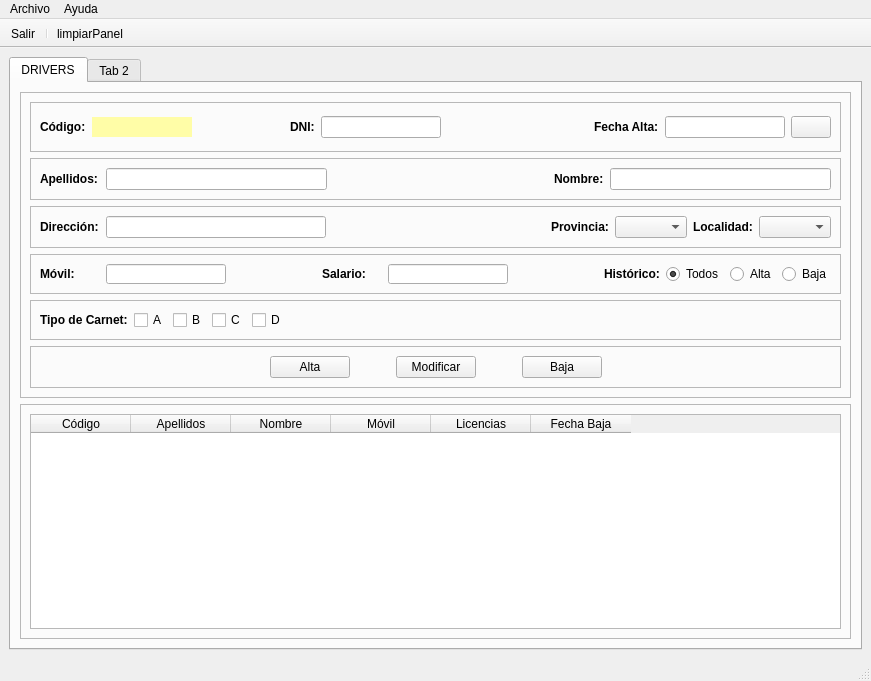
<?xml version="1.0" encoding="UTF-8"?>
<ui version="4.0">
 <class>MainWindow</class>
 <widget class="QMainWindow" name="MainWindow">
  <property name="geometry">
   <rect>
    <x>0</x>
    <y>0</y>
    <width>871</width>
    <height>681</height>
   </rect>
  </property>
  <property name="sizePolicy">
   <sizepolicy hsizetype="Expanding" vsizetype="Expanding">
    <horstretch>0</horstretch>
    <verstretch>0</verstretch>
   </sizepolicy>
  </property>
  <property name="windowTitle">
   <string>CarTeis</string>
  </property>
  <widget class="QWidget" name="centralwidget">
   <property name="sizePolicy">
    <sizepolicy hsizetype="Expanding" vsizetype="Expanding">
     <horstretch>0</horstretch>
     <verstretch>0</verstretch>
    </sizepolicy>
   </property>
   <layout class="QVBoxLayout" name="verticalLayout_4">
    <item>
     <layout class="QHBoxLayout" name="horizontalLayout_7">
      <item>
       <widget class="QTabWidget" name="panelPrincipal">
        <property name="currentIndex">
         <number>0</number>
        </property>
        <widget class="QWidget" name="panelDrivers">
         <property name="sizePolicy">
          <sizepolicy hsizetype="Expanding" vsizetype="Expanding">
           <horstretch>0</horstretch>
           <verstretch>0</verstretch>
          </sizepolicy>
         </property>
         <property name="font">
          <font>
           <weight>50</weight>
           <bold>false</bold>
          </font>
         </property>
         <attribute name="title">
          <string>DRIVERS</string>
         </attribute>
         <layout class="QVBoxLayout" name="verticalLayout">
          <item>
           <widget class="QFrame" name="frameInsertarDatos">
            <property name="sizePolicy">
             <sizepolicy hsizetype="Expanding" vsizetype="Expanding">
              <horstretch>0</horstretch>
              <verstretch>0</verstretch>
             </sizepolicy>
            </property>
            <property name="frameShape">
             <enum>QFrame::StyledPanel</enum>
            </property>
            <property name="frameShadow">
             <enum>QFrame::Plain</enum>
            </property>
            <layout class="QVBoxLayout" name="verticalLayout_2">
             <item>
              <widget class="QFrame" name="frame">
               <property name="sizePolicy">
                <sizepolicy hsizetype="Expanding" vsizetype="Expanding">
                 <horstretch>0</horstretch>
                 <verstretch>0</verstretch>
                </sizepolicy>
               </property>
               <property name="frameShape">
                <enum>QFrame::StyledPanel</enum>
               </property>
               <property name="frameShadow">
                <enum>QFrame::Raised</enum>
               </property>
               <layout class="QHBoxLayout" name="horizontalLayout">
                <item>
                 <widget class="QLabel" name="lblCod">
                  <property name="font">
                   <font>
                    <family>Segoe UI</family>
                    <weight>75</weight>
                    <bold>true</bold>
                   </font>
                  </property>
                  <property name="text">
                   <string>Código:</string>
                  </property>
                 </widget>
                </item>
                <item>
                 <widget class="QLabel" name="lblCodbd">
                  <property name="minimumSize">
                   <size>
                    <width>100</width>
                    <height>0</height>
                   </size>
                  </property>
                  <property name="maximumSize">
                   <size>
                    <width>16777215</width>
                    <height>20</height>
                   </size>
                  </property>
                  <property name="font">
                   <font>
                    <weight>75</weight>
                    <bold>true</bold>
                   </font>
                  </property>
                  <property name="styleSheet">
                   <string notr="true">background-color: rgb(255, 253, 167);</string>
                  </property>
                  <property name="text">
                   <string/>
                  </property>
                  <property name="alignment">
                   <set>Qt::AlignCenter</set>
                  </property>
                 </widget>
                </item>
                <item>
                 <spacer name="horizontalSpacer_10">
                  <property name="orientation">
                   <enum>Qt::Horizontal</enum>
                  </property>
                  <property name="sizeHint" stdset="0">
                   <size>
                    <width>40</width>
                    <height>20</height>
                   </size>
                  </property>
                 </spacer>
                </item>
                <item>
                 <widget class="QLabel" name="lblDni">
                  <property name="minimumSize">
                   <size>
                    <width>0</width>
                    <height>20</height>
                   </size>
                  </property>
                  <property name="font">
                   <font>
                    <family>Segoe UI</family>
                    <weight>75</weight>
                    <bold>true</bold>
                   </font>
                  </property>
                  <property name="text">
                   <string>DNI:</string>
                  </property>
                 </widget>
                </item>
                <item>
                 <widget class="QLineEdit" name="txtDni">
                  <property name="minimumSize">
                   <size>
                    <width>120</width>
                    <height>20</height>
                   </size>
                  </property>
                  <property name="alignment">
                   <set>Qt::AlignCenter</set>
                  </property>
                 </widget>
                </item>
                <item>
                 <widget class="QLabel" name="lblValidarDni">
                  <property name="minimumSize">
                   <size>
                    <width>50</width>
                    <height>30</height>
                   </size>
                  </property>
                  <property name="maximumSize">
                   <size>
                    <width>50</width>
                    <height>30</height>
                   </size>
                  </property>
                  <property name="font">
                   <font>
                    <family>Ravie</family>
                    <pointsize>10</pointsize>
                   </font>
                  </property>
                  <property name="frameShape">
                   <enum>QFrame::NoFrame</enum>
                  </property>
                  <property name="text">
                   <string/>
                  </property>
                  <property name="alignment">
                   <set>Qt::AlignLeading|Qt::AlignLeft|Qt::AlignVCenter</set>
                  </property>
                 </widget>
                </item>
                <item>
                 <spacer name="horizontalSpacer_8">
                  <property name="orientation">
                   <enum>Qt::Horizontal</enum>
                  </property>
                  <property name="sizeHint" stdset="0">
                   <size>
                    <width>40</width>
                    <height>20</height>
                   </size>
                  </property>
                 </spacer>
                </item>
                <item>
                 <widget class="QLabel" name="lblFechaAlta">
                  <property name="font">
                   <font>
                    <family>Segoe UI</family>
                    <weight>75</weight>
                    <bold>true</bold>
                   </font>
                  </property>
                  <property name="styleSheet">
                   <string notr="true"/>
                  </property>
                  <property name="text">
                   <string>Fecha Alta:</string>
                  </property>
                 </widget>
                </item>
                <item>
                 <widget class="QLineEdit" name="txtFechaAlta">
                  <property name="minimumSize">
                   <size>
                    <width>120</width>
                    <height>20</height>
                   </size>
                  </property>
                 </widget>
                </item>
                <item>
                 <widget class="QPushButton" name="btnCalendar">
                  <property name="text">
                   <string/>
                  </property>
                  <property name="icon">
                   <iconset>
                    <normaloff>C:/Users/DesdeCeroDEV/.designer/img/calendar.ico</normaloff>C:/Users/DesdeCeroDEV/.designer/img/calendar.ico</iconset>
                  </property>
                 </widget>
                </item>
               </layout>
              </widget>
             </item>
             <item>
              <widget class="QFrame" name="frame_2">
               <property name="sizePolicy">
                <sizepolicy hsizetype="Expanding" vsizetype="Expanding">
                 <horstretch>0</horstretch>
                 <verstretch>0</verstretch>
                </sizepolicy>
               </property>
               <property name="frameShape">
                <enum>QFrame::StyledPanel</enum>
               </property>
               <property name="frameShadow">
                <enum>QFrame::Raised</enum>
               </property>
               <layout class="QHBoxLayout" name="horizontalLayout_2">
                <item>
                 <widget class="QLabel" name="lblApel">
                  <property name="minimumSize">
                   <size>
                    <width>60</width>
                    <height>20</height>
                   </size>
                  </property>
                  <property name="font">
                   <font>
                    <family>Segoe UI</family>
                    <weight>75</weight>
                    <bold>true</bold>
                   </font>
                  </property>
                  <property name="text">
                   <string>Apellidos:</string>
                  </property>
                 </widget>
                </item>
                <item>
                 <widget class="QLineEdit" name="txtApel">
                  <property name="minimumSize">
                   <size>
                    <width>0</width>
                    <height>0</height>
                   </size>
                  </property>
                 </widget>
                </item>
                <item>
                 <spacer name="horizontalSpacer_7">
                  <property name="orientation">
                   <enum>Qt::Horizontal</enum>
                  </property>
                  <property name="sizeHint" stdset="0">
                   <size>
                    <width>40</width>
                    <height>20</height>
                   </size>
                  </property>
                 </spacer>
                </item>
                <item>
                 <widget class="QLabel" name="lblNombre">
                  <property name="font">
                   <font>
                    <family>Segoe UI</family>
                    <weight>75</weight>
                    <bold>true</bold>
                   </font>
                  </property>
                  <property name="styleSheet">
                   <string notr="true"/>
                  </property>
                  <property name="text">
                   <string>Nombre:</string>
                  </property>
                 </widget>
                </item>
                <item>
                 <widget class="QLineEdit" name="txtNombre">
                  <property name="minimumSize">
                   <size>
                    <width>120</width>
                    <height>20</height>
                   </size>
                  </property>
                 </widget>
                </item>
               </layout>
              </widget>
             </item>
             <item>
              <widget class="QFrame" name="frame_3">
               <property name="sizePolicy">
                <sizepolicy hsizetype="Expanding" vsizetype="Expanding">
                 <horstretch>0</horstretch>
                 <verstretch>0</verstretch>
                </sizepolicy>
               </property>
               <property name="frameShape">
                <enum>QFrame::StyledPanel</enum>
               </property>
               <property name="frameShadow">
                <enum>QFrame::Raised</enum>
               </property>
               <layout class="QHBoxLayout" name="horizontalLayout_3">
                <item>
                 <widget class="QLabel" name="lblDireccion">
                  <property name="minimumSize">
                   <size>
                    <width>60</width>
                    <height>20</height>
                   </size>
                  </property>
                  <property name="font">
                   <font>
                    <family>Segoe UI</family>
                    <weight>75</weight>
                    <bold>true</bold>
                   </font>
                  </property>
                  <property name="text">
                   <string>Dirección:</string>
                  </property>
                 </widget>
                </item>
                <item>
                 <widget class="QLineEdit" name="txtDireccion">
                  <property name="minimumSize">
                   <size>
                    <width>0</width>
                    <height>0</height>
                   </size>
                  </property>
                 </widget>
                </item>
                <item>
                 <spacer name="horizontalSpacer_6">
                  <property name="orientation">
                   <enum>Qt::Horizontal</enum>
                  </property>
                  <property name="sizeHint" stdset="0">
                   <size>
                    <width>40</width>
                    <height>20</height>
                   </size>
                  </property>
                 </spacer>
                </item>
                <item>
                 <widget class="QLabel" name="lblProvincia">
                  <property name="minimumSize">
                   <size>
                    <width>50</width>
                    <height>20</height>
                   </size>
                  </property>
                  <property name="font">
                   <font>
                    <family>Segoe UI</family>
                    <weight>75</weight>
                    <bold>true</bold>
                   </font>
                  </property>
                  <property name="text">
                   <string>Provincia:</string>
                  </property>
                 </widget>
                </item>
                <item>
                 <widget class="QComboBox" name="cmbProvincia"/>
                </item>
                <item>
                 <widget class="QLabel" name="lblLocalidad">
                  <property name="minimumSize">
                   <size>
                    <width>50</width>
                    <height>20</height>
                   </size>
                  </property>
                  <property name="font">
                   <font>
                    <family>Segoe UI</family>
                    <weight>75</weight>
                    <bold>true</bold>
                   </font>
                  </property>
                  <property name="text">
                   <string>Localidad:</string>
                  </property>
                 </widget>
                </item>
                <item>
                 <widget class="QComboBox" name="cmbLocalidad"/>
                </item>
               </layout>
              </widget>
             </item>
             <item>
              <widget class="QFrame" name="frame_4">
               <property name="sizePolicy">
                <sizepolicy hsizetype="Expanding" vsizetype="Expanding">
                 <horstretch>0</horstretch>
                 <verstretch>0</verstretch>
                </sizepolicy>
               </property>
               <property name="frameShape">
                <enum>QFrame::StyledPanel</enum>
               </property>
               <property name="frameShadow">
                <enum>QFrame::Raised</enum>
               </property>
               <layout class="QHBoxLayout" name="horizontalLayout_4">
                <item>
                 <widget class="QLabel" name="lblMovil">
                  <property name="minimumSize">
                   <size>
                    <width>60</width>
                    <height>20</height>
                   </size>
                  </property>
                  <property name="font">
                   <font>
                    <family>Segoe UI</family>
                    <weight>75</weight>
                    <bold>true</bold>
                   </font>
                  </property>
                  <property name="styleSheet">
                   <string notr="true"/>
                  </property>
                  <property name="text">
                   <string>Móvil:</string>
                  </property>
                 </widget>
                </item>
                <item>
                 <widget class="QLineEdit" name="txtMovil">
                  <property name="minimumSize">
                   <size>
                    <width>120</width>
                    <height>20</height>
                   </size>
                  </property>
                  <property name="alignment">
                   <set>Qt::AlignCenter</set>
                  </property>
                 </widget>
                </item>
                <item>
                 <spacer name="horizontalSpacer_9">
                  <property name="orientation">
                   <enum>Qt::Horizontal</enum>
                  </property>
                  <property name="sizeHint" stdset="0">
                   <size>
                    <width>40</width>
                    <height>20</height>
                   </size>
                  </property>
                 </spacer>
                </item>
                <item>
                 <widget class="QLabel" name="lblSalario">
                  <property name="minimumSize">
                   <size>
                    <width>60</width>
                    <height>20</height>
                   </size>
                  </property>
                  <property name="maximumSize">
                   <size>
                    <width>16777215</width>
                    <height>16777215</height>
                   </size>
                  </property>
                  <property name="font">
                   <font>
                    <family>Segoe UI</family>
                    <weight>75</weight>
                    <bold>true</bold>
                   </font>
                  </property>
                  <property name="styleSheet">
                   <string notr="true"/>
                  </property>
                  <property name="text">
                   <string>Salario:</string>
                  </property>
                 </widget>
                </item>
                <item>
                 <widget class="QLineEdit" name="txtSalario">
                  <property name="minimumSize">
                   <size>
                    <width>120</width>
                    <height>20</height>
                   </size>
                  </property>
                  <property name="alignment">
                   <set>Qt::AlignRight|Qt::AlignTrailing|Qt::AlignVCenter</set>
                  </property>
                 </widget>
                </item>
                <item>
                 <spacer name="horizontalSpacer_5">
                  <property name="orientation">
                   <enum>Qt::Horizontal</enum>
                  </property>
                  <property name="sizeHint" stdset="0">
                   <size>
                    <width>40</width>
                    <height>20</height>
                   </size>
                  </property>
                 </spacer>
                </item>
                <item>
                 <widget class="QLabel" name="lblHistorico">
                  <property name="minimumSize">
                   <size>
                    <width>0</width>
                    <height>20</height>
                   </size>
                  </property>
                  <property name="font">
                   <font>
                    <family>Segoe UI</family>
                    <weight>75</weight>
                    <bold>true</bold>
                   </font>
                  </property>
                  <property name="styleSheet">
                   <string notr="true"/>
                  </property>
                  <property name="text">
                   <string>Histórico:</string>
                  </property>
                 </widget>
                </item>
                <item>
                 <widget class="QRadioButton" name="rbtTodos">
                  <property name="minimumSize">
                   <size>
                    <width>0</width>
                    <height>20</height>
                   </size>
                  </property>
                  <property name="text">
                   <string>Todos</string>
                  </property>
                  <property name="checked">
                   <bool>true</bool>
                  </property>
                 </widget>
                </item>
                <item>
                 <widget class="QRadioButton" name="rbtAlta">
                  <property name="minimumSize">
                   <size>
                    <width>0</width>
                    <height>20</height>
                   </size>
                  </property>
                  <property name="text">
                   <string>Alta</string>
                  </property>
                 </widget>
                </item>
                <item>
                 <widget class="QRadioButton" name="rbtBaja">
                  <property name="minimumSize">
                   <size>
                    <width>0</width>
                    <height>20</height>
                   </size>
                  </property>
                  <property name="text">
                   <string>Baja</string>
                  </property>
                 </widget>
                </item>
               </layout>
              </widget>
             </item>
             <item>
              <widget class="QFrame" name="frame_5">
               <property name="sizePolicy">
                <sizepolicy hsizetype="Expanding" vsizetype="Expanding">
                 <horstretch>0</horstretch>
                 <verstretch>0</verstretch>
                </sizepolicy>
               </property>
               <property name="frameShape">
                <enum>QFrame::StyledPanel</enum>
               </property>
               <property name="frameShadow">
                <enum>QFrame::Raised</enum>
               </property>
               <layout class="QHBoxLayout" name="horizontalLayout_5">
                <item>
                 <widget class="QLabel" name="lblCarnet">
                  <property name="minimumSize">
                   <size>
                    <width>60</width>
                    <height>20</height>
                   </size>
                  </property>
                  <property name="font">
                   <font>
                    <family>Segoe UI</family>
                    <weight>75</weight>
                    <bold>true</bold>
                   </font>
                  </property>
                  <property name="styleSheet">
                   <string notr="true"/>
                  </property>
                  <property name="text">
                   <string>Tipo de Carnet:</string>
                  </property>
                 </widget>
                </item>
                <item>
                 <widget class="QCheckBox" name="chkA">
                  <property name="minimumSize">
                   <size>
                    <width>0</width>
                    <height>20</height>
                   </size>
                  </property>
                  <property name="text">
                   <string>A</string>
                  </property>
                 </widget>
                </item>
                <item>
                 <widget class="QCheckBox" name="chkB">
                  <property name="minimumSize">
                   <size>
                    <width>0</width>
                    <height>20</height>
                   </size>
                  </property>
                  <property name="text">
                   <string>B</string>
                  </property>
                 </widget>
                </item>
                <item>
                 <widget class="QCheckBox" name="chkC">
                  <property name="minimumSize">
                   <size>
                    <width>0</width>
                    <height>20</height>
                   </size>
                  </property>
                  <property name="text">
                   <string>C</string>
                  </property>
                 </widget>
                </item>
                <item>
                 <widget class="QCheckBox" name="chkD">
                  <property name="minimumSize">
                   <size>
                    <width>0</width>
                    <height>20</height>
                   </size>
                  </property>
                  <property name="text">
                   <string>D</string>
                  </property>
                 </widget>
                </item>
                <item>
                 <spacer name="horizontalSpacer_11">
                  <property name="orientation">
                   <enum>Qt::Horizontal</enum>
                  </property>
                  <property name="sizeHint" stdset="0">
                   <size>
                    <width>40</width>
                    <height>20</height>
                   </size>
                  </property>
                 </spacer>
                </item>
               </layout>
              </widget>
             </item>
             <item>
              <widget class="QFrame" name="frame_6">
               <property name="sizePolicy">
                <sizepolicy hsizetype="Expanding" vsizetype="Expanding">
                 <horstretch>0</horstretch>
                 <verstretch>0</verstretch>
                </sizepolicy>
               </property>
               <property name="frameShape">
                <enum>QFrame::StyledPanel</enum>
               </property>
               <property name="frameShadow">
                <enum>QFrame::Raised</enum>
               </property>
               <layout class="QHBoxLayout" name="horizontalLayout_6">
                <item>
                 <spacer name="horizontalSpacer">
                  <property name="orientation">
                   <enum>Qt::Horizontal</enum>
                  </property>
                  <property name="sizeHint" stdset="0">
                   <size>
                    <width>40</width>
                    <height>20</height>
                   </size>
                  </property>
                 </spacer>
                </item>
                <item>
                 <widget class="QPushButton" name="btnAltaDriver">
                  <property name="text">
                   <string>Alta</string>
                  </property>
                 </widget>
                </item>
                <item>
                 <spacer name="horizontalSpacer_2">
                  <property name="orientation">
                   <enum>Qt::Horizontal</enum>
                  </property>
                  <property name="sizeType">
                   <enum>QSizePolicy::Minimum</enum>
                  </property>
                  <property name="sizeHint" stdset="0">
                   <size>
                    <width>40</width>
                    <height>20</height>
                   </size>
                  </property>
                 </spacer>
                </item>
                <item>
                 <widget class="QPushButton" name="btnModificarDriver">
                  <property name="text">
                   <string>Modificar</string>
                  </property>
                 </widget>
                </item>
                <item>
                 <spacer name="horizontalSpacer_3">
                  <property name="orientation">
                   <enum>Qt::Horizontal</enum>
                  </property>
                  <property name="sizeType">
                   <enum>QSizePolicy::Minimum</enum>
                  </property>
                  <property name="sizeHint" stdset="0">
                   <size>
                    <width>40</width>
                    <height>20</height>
                   </size>
                  </property>
                 </spacer>
                </item>
                <item>
                 <widget class="QPushButton" name="btnBajaDriver">
                  <property name="text">
                   <string>Baja</string>
                  </property>
                 </widget>
                </item>
                <item>
                 <spacer name="horizontalSpacer_4">
                  <property name="orientation">
                   <enum>Qt::Horizontal</enum>
                  </property>
                  <property name="sizeHint" stdset="0">
                   <size>
                    <width>40</width>
                    <height>20</height>
                   </size>
                  </property>
                 </spacer>
                </item>
               </layout>
              </widget>
             </item>
            </layout>
           </widget>
          </item>
          <item>
           <widget class="QFrame" name="frameMostrarDatos">
            <property name="sizePolicy">
             <sizepolicy hsizetype="Expanding" vsizetype="Expanding">
              <horstretch>0</horstretch>
              <verstretch>0</verstretch>
             </sizepolicy>
            </property>
            <property name="frameShape">
             <enum>QFrame::StyledPanel</enum>
            </property>
            <property name="frameShadow">
             <enum>QFrame::Plain</enum>
            </property>
            <layout class="QVBoxLayout" name="verticalLayout_3">
             <item>
              <widget class="QTableWidget" name="tabDrivers">
               <property name="sizePolicy">
                <sizepolicy hsizetype="Expanding" vsizetype="Expanding">
                 <horstretch>0</horstretch>
                 <verstretch>0</verstretch>
                </sizepolicy>
               </property>
               <property name="font">
                <font>
                 <weight>50</weight>
                 <bold>false</bold>
                </font>
               </property>
               <property name="alternatingRowColors">
                <bool>true</bool>
               </property>
               <property name="selectionBehavior">
                <enum>QAbstractItemView::SelectRows</enum>
               </property>
               <property name="showGrid">
                <bool>true</bool>
               </property>
               <property name="gridStyle">
                <enum>Qt::SolidLine</enum>
               </property>
               <attribute name="verticalHeaderCascadingSectionResizes">
                <bool>false</bool>
               </attribute>
               <column>
                <property name="text">
                 <string>Código</string>
                </property>
               </column>
               <column>
                <property name="text">
                 <string>Apellidos</string>
                </property>
               </column>
               <column>
                <property name="text">
                 <string>Nombre</string>
                </property>
               </column>
               <column>
                <property name="text">
                 <string>Móvil</string>
                </property>
               </column>
               <column>
                <property name="text">
                 <string>Licencias</string>
                </property>
               </column>
               <column>
                <property name="text">
                 <string>Fecha Baja</string>
                </property>
               </column>
              </widget>
             </item>
            </layout>
           </widget>
          </item>
         </layout>
        </widget>
        <widget class="QWidget" name="tab_2">
         <attribute name="title">
          <string>Tab 2</string>
         </attribute>
        </widget>
       </widget>
      </item>
     </layout>
    </item>
   </layout>
  </widget>
  <widget class="QMenuBar" name="menubar">
   <property name="geometry">
    <rect>
     <x>0</x>
     <y>0</y>
     <width>871</width>
     <height>21</height>
    </rect>
   </property>
   <widget class="QMenu" name="menuArchivo">
    <property name="title">
     <string>Archivo</string>
    </property>
    <addaction name="actionBarSalir"/>
   </widget>
   <widget class="QMenu" name="menuAyuda">
    <property name="title">
     <string>Ayuda</string>
    </property>
    <addaction name="actionAcercaDe"/>
   </widget>
   <addaction name="menuArchivo"/>
   <addaction name="menuAyuda"/>
  </widget>
  <widget class="QStatusBar" name="statusbar"/>
  <widget class="QToolBar" name="toolBar">
   <property name="enabled">
    <bool>true</bool>
   </property>
   <property name="windowTitle">
    <string>toolBar</string>
   </property>
   <property name="movable">
    <bool>false</bool>
   </property>
   <property name="floatable">
    <bool>true</bool>
   </property>
   <attribute name="toolBarArea">
    <enum>TopToolBarArea</enum>
   </attribute>
   <attribute name="toolBarBreak">
    <bool>false</bool>
   </attribute>
   <addaction name="actionBarSalir"/>
   <addaction name="separator"/>
   <addaction name="actionLimpiarPanel"/>
  </widget>
  <action name="actionBarSalir">
   <property name="icon">
    <iconset>
     <normaloff>../img/salir.ico</normaloff>../img/salir.ico</iconset>
   </property>
   <property name="text">
    <string>Salir</string>
   </property>
  </action>
  <action name="actionAcercaDe">
   <property name="icon">
    <iconset>
     <normaloff>../img/acercade.png</normaloff>../img/acercade.png</iconset>
   </property>
   <property name="text">
    <string>Acerca de...</string>
   </property>
  </action>
  <action name="actionLimpiarPanel">
   <property name="icon">
    <iconset>
     <normaloff>../img/limpiar.ico</normaloff>../img/limpiar.ico</iconset>
   </property>
   <property name="text">
    <string>limpiarPanel</string>
   </property>
  </action>
 </widget>
 <resources/>
 <connections/>
</ui>
